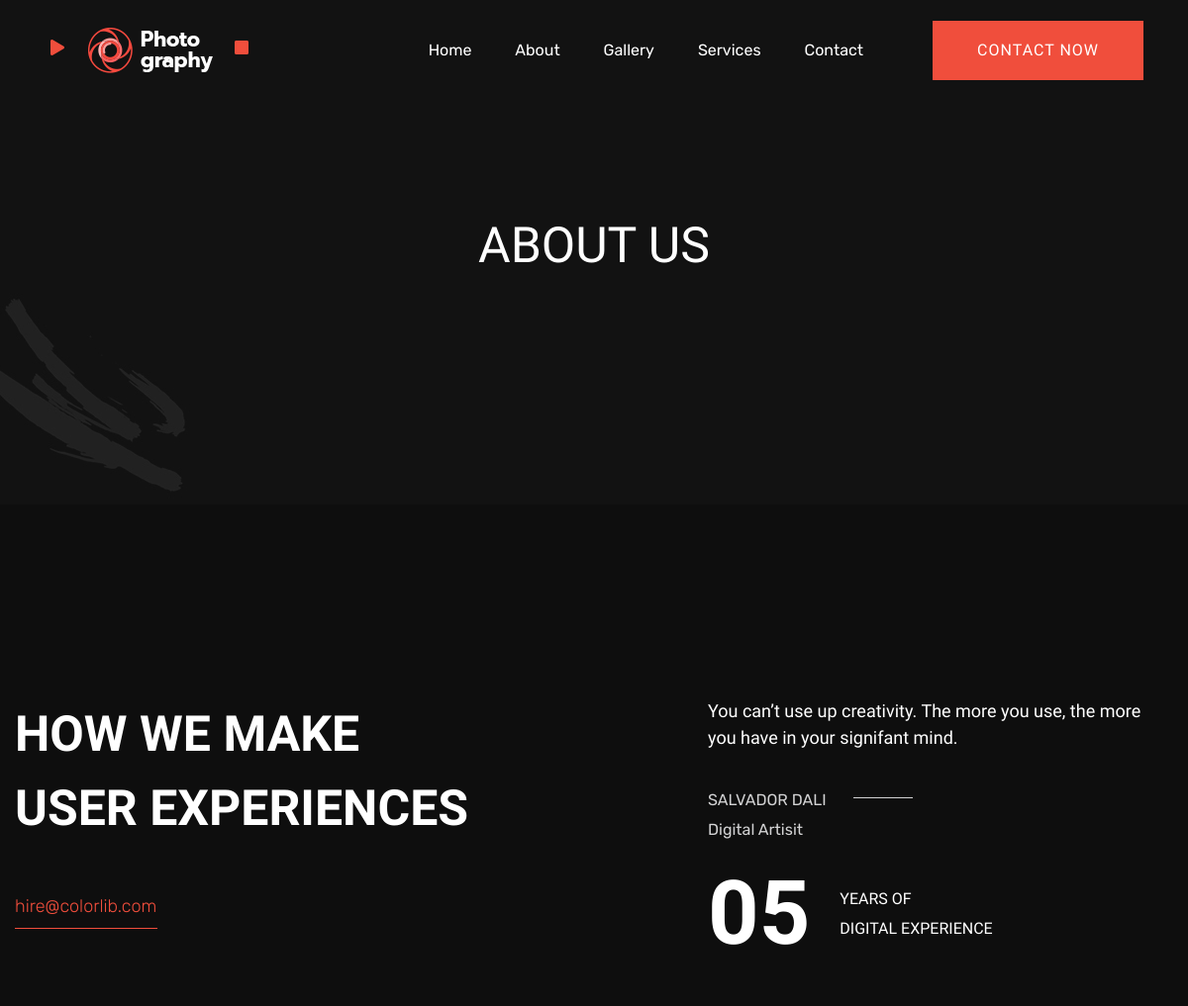
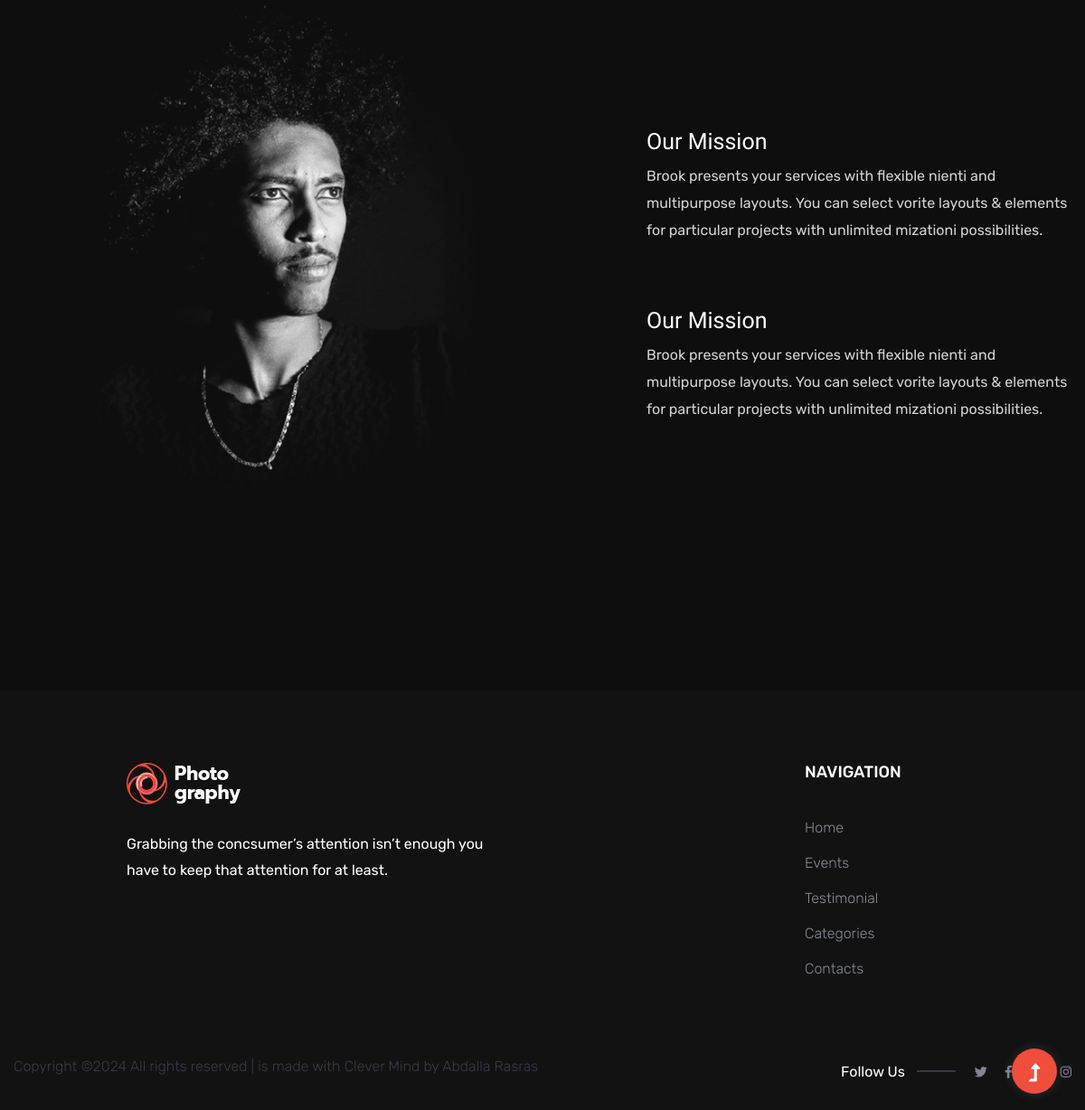
Page /about.php on the committed database (2 pictures, top to bottom).
### tables this page shows
CREATE TABLE `header` (
  `id_header` int(11) NOT NULL,
  `name_tab` varchar(250) NOT NULL,
  `img_tab` text NOT NULL,
  `img_logo` text NOT NULL
);

CREATE TABLE `about` (
  `id_about` int(11) NOT NULL,
  `email_about` varchar(255) NOT NULL,
  `name_about` varchar(255) NOT NULL,
  `department_about` varchar(255) NOT NULL,
  `major_about` varchar(255) NOT NULL,
  `experience_about` varchar(100) NOT NULL,
  `description_about` varchar(500) NOT NULL
);

CREATE TABLE `mission` (
  `id_mission` int(11) NOT NULL,
  `img_mission` text NOT NULL,
  `title_mission1` varchar(200) NOT NULL,
  `description_mission1` varchar(500) NOT NULL,
  `title_mission2` varchar(200) NOT NULL,
  `description_mission2` varchar(500) NOT NULL
);

CREATE TABLE `footer` (
  `id_footer` int(11) NOT NULL,
  `img_footer` text NOT NULL,
  `title_footer` varchar(500) NOT NULL,
  `facebook_footer` varchar(500) NOT NULL,
  `twitter_footer` varchar(500) NOT NULL,
  `globe_footer` varchar(500) NOT NULL,
  `instagram_footer` varchar(500) NOT NULL
);

### about.php (the view, shortened to what this page needs)
<?php
include "./Dashboard/Includes/connection.php";
include "./includes/header.php";
?>
    <main>
        <div class="slider-area ">
            <div class="slider-height2 d-flex align-items-center">
                <div class="container">
                    <div class="row">
                        <div class="col-xl-12">
                            <div class="hero-cap hero-cap2 text-center">
                                <h2>About Us</h2>
                            </div>
                        </div>
                    </div>
                </div>
            </div>
        </div>
        <section class="about-area about2 section-padding30">
            <div class="container">
                <?php
                    $select="SELECT * FROM `about`";
                    $query=mysqli_query($conn , $select);
                    while($row=mysqli_fetch_assoc($query)):
                ?>
                    <div class="row justify-content-between">
                        <div class="col-xl-5 col-lg-6">
                            <div class="about-caption2 mb-50">
                                <h3>HOW WE MAKE USER EXPERIENCES</h3>
                            <div class="send-cv">
                                <a href="#"><?php echo $row['email_about'] ?></a>
                            </div>
                            </div>
                        </div>
                        <div class="col-xl-5 col-lg-5">
                            <div class="about-caption mb-50">
                                <h3><?php echo $row['description_about'] ?></h3>
                                <p class="pera1"><span><?php echo $row['name_about'] ?></span> <?php echo $row['department_about'] ?></p>
                                <div class="experience">
                                    <div class="year">
                                        <span><?php echo $row['experience_about'] ?></span>
                                    </div>
                                    <div class="year-details"><p>YEARS OF<br> <?php echo $row['major_about'] ?> EXPERIENCE</p></div>
                                </div>
                            </div>
                        </div>
                    </div>
                <?php
                    endwhile;
                    $select="SELECT * FROM `mission`";
                    $query=mysqli_query($conn , $select);
                    while($row=mysqli_fetch_assoc($query)):
                ?>
                    <div class="row justify-content-between align-items-center">
                        <div class="col-lg-6 col-md-9">
                            <div class="about2-img">
                                <img src="Dashboard/Upload/<?php echo $row['img_mission'] ?>" alt="<?php echo $row['img_mission'] ?>">
                            </div>
                        </div>
                        <div class="col-lg-5 col-md-9">
                            <div class="about2-caption mb-70">
                                <h5><?php echo $row['title_mission1'] ?></h5>
                                <p><?php echo $row['description_mission1'] ?></p>
                            </div>
                            <div class="about2-caption">
                                <h5><?php echo $row['title_mission2'] ?></h5>
                                <p><?php echo $row['description_mission2'] ?></p>
                            </div>
                        </div>
                    </div>
                <?php endwhile; ?>
            </div>
        </section>
<?php include "./includes/footer.php"; ?>

### includes/header.php (shortened to what this page needs)
<!doctype html>
<html class="no-js" lang="zxx">
<head>
	<link rel="stylesheet" href="assets/css/bootstrap.min.css">
	<link rel="stylesheet" href="assets/css/owl.carousel.min.css">
	<link rel="stylesheet" href="assets/css/slicknav.css">
	<link rel="stylesheet" href="assets/css/flaticon.css">
	<link rel="stylesheet" href="assets/css/animate.min.css">
	<link rel="stylesheet" href="assets/css/magnific-popup.css">
	<link rel="stylesheet" href="assets/css/fontawesome-all.min.css">
	<link rel="stylesheet" href="assets/css/themify-icons.css">
	<link rel="stylesheet" href="assets/css/slick.css">
	<link rel="stylesheet" href="assets/css/nice-select.css">
	<link rel="stylesheet" href="assets/css/styles.css">
</head>
<body>
<header>
    <div class="header-area header-transparent">
            <div class="main-header  header-sticky">
                <div class="container-fluid">
                    <div class="row align-items-center">
                        <div class="col-xl-3 col-lg-3 col-md-1">
                            <div class="logo d-flex">
                                <button class="music mr-3 my-2" type="button" onclick="play()"><i class="fa fa-play"></i></button>
                                <?php
                                    $select="SELECT `img_logo` FROM `header`";
                                    $query=mysqli_query($conn , $select);
                                    while($row=mysqli_fetch_assoc($query)):
                                ?>
                                    <a href="index.php" class="ml-3"><img src="Dashboard/Upload/<?php echo $row['img_logo'] ?>" alt="<?php echo $row['img_logo'] ?>"></a>
                                <?php endwhile; ?>
                                <button class="music ml-3 my-2" type="button" onclick="stop()"><i class="fa fa-stop"></i></button>
                            </div>
                        </div>
                        <div class="col-xl-9 col-lg-9 col-md-9">
                            <div class="menu-main d-flex align-items-center justify-content-end">
                                <div class="main-menu f-right d-none d-lg-block">
                                    <nav>
                                        <ul id="navigation">
                                            <li><a href="index.php">Home</a></li>
                                            <li><a href="about.php">About</a></li>
                                            <li><a href="gallery.php">Gallery</a></li>
                                            <li><a href="services.php">Services</a></li>
                                            <li><a href="contact.php">Contact</a></li>
                                        </ul>
                                    </nav>
                                </div>
                                <div class="header-right-btn f-right d-none d-lg-block ml-20">
                                    <a href="contact.php" class="btn header-btn">Contact now</a>
                                </div>
                            </div>
                        </div>
                        <div class="col-12">
                        </div>
                    </div>
                </div>
            </div>
    </div>
</header>

### includes/footer.php (shortened to what this page needs)
<footer>
    <div class="footer-area footer-bg">
        <div class="container">
            <?php
                $select="SELECT * FROM `footer`";
                $query=mysqli_query($conn , $select);
                while($row=mysqli_fetch_assoc($query)):
            ?>
                <div class="footer-top footer-padding">
                    <div class="row d-flex justify-content-around">
                        <div class="col-xl-5 col-lg-5 col-md-5 col-sm-5">
                            <div class="single-footer-caption mb-50">
                                <div class="footer-logo">
                                    <a href="index.php"><img src="Dashboard/Upload/<?php echo $row['img_footer'] ?>" alt="<?php echo $row['img_footer'] ?>"></a>
                                </div>
                                <div class="footer-tittle">
                                    <div class="footer-pera">
                                        <p class="info1"><?php echo $row['title_footer'] ?></p>
                                    </div>
                                </div>
                            </div>
                        </div>
                        <div class="col-xl-2 col-lg-2 col-md-2 col-sm-2">
                            <div class="single-footer-caption mb-50">
                                <div class="footer-tittle">
                                    <h4>Navigation</h4>
                                    <ul>
                                        <li><a href="javascript:void()">Home</a></li>
                                        <li><a href="javascript:void()">Events</a></li>
                                        <li><a href="javascript:void()">Testimonial</a></li>
                                        <li><a href="javascript:void()">Categories</a></li>
                                        <li><a href="javascript:void()">Contacts</a></li>
                                    </ul>
                                </div>
                            </div>
                        </div>
                    </div>
                </div>
                <div class="footer-bottom">
                    <div class="row d-flex justify-content-between align-items-center">
                        <div class="col-xl-9 col-lg-8">
                            <div class="footer-copy-right">
                                <p>Copyright &copy;<script>document.write(new Date().getFullYear());</script> All rights reserved | is made with Clever Mind by Abdalla Rasras</p>
                            </div>
                        </div>
                        <div class="col-xl-3 col-lg-4">
                            <div class="footer-social f-right">
                                <span>Follow Us</span>
                                <a target="_blank" href="<?php echo $row['facebook_footer'] ?>"><i class="fab fa-twitter"></i></a>
                                <a target="_blank" href="<?php echo $row['twitter_footer'] ?>"><i class="fab fa-facebook-f"></i></a>
                                <a target="_blank" href="<?php echo $row['globe_footer'] ?>"><i class="fas fa-globe"></i></a>
                                <a target="_blank" href="<?php echo $row['instagram_footer'] ?>"><i class="fab fa-instagram"></i></a>
                            </div>
                        </div>
                    </div>
                </div>
            <?php endwhile; ?>
        </div>
    </div>
</footer>
<div id="back-top" >
    <a title="Go to Top" href="#"> <i class="fas fa-level-up-alt"></i></a>
</div>
</body>
</html>

### rows in the picture
header: img_logo (picture)
about: email_about "hire@colorlib.com", description_about "You can’t use up creativity. The more you use, the more you have in your signifant mind.", name_about "SALVADOR DALI", department_about "Digital Artisit", experience_about "05", major_about "DIGITAL"
mission: img_mission (picture), title_mission1 "Our Mission", description_mission1 "Brook presents your services with flexible nienti and multipurpose layouts. You can select vorite layouts & elements for particular projects with unlimited mizationi possibilities.", title_mission2 "Our Mission", description_mission2 "Brook presents your services with flexible nienti and multipurpose layouts. You can select vorite layouts & elements for particular projects with unlimited mizationi possibilities."
footer: img_footer (picture), title_footer "Grabbing the concsumer’s attention isn’t enough you have to keep that attention for at least."
